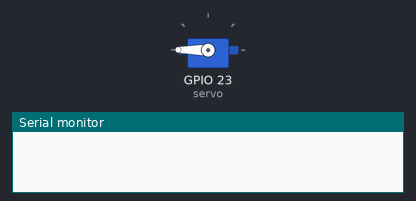
A sketch run on a simulated ESP32. Parts: servo, the last lines printed to the serial monitor.

Above: at 0.05 s.
At 3.0 s:
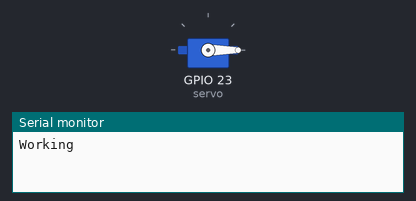
Timing chart, 0 to 6.9 s (numbered marks = the images above):
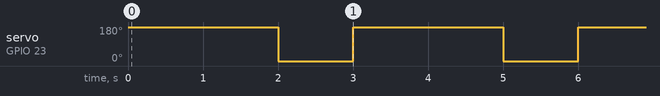

Measured:
- by itself, servo on GPIO 23 (servo): alternates 180° for 2.0 s and 0° for 1.0 s

The sketch:

Servo_Test_2.ino
```cpp
#include <ESP32Servo.h>

Servo servo;

void setup() {
  servo.attach(23);   // GPIO 23
  Serial.begin(9600);
}

void loop() {
  servo.write(180); // Spin one direction (max speed)
  delay(2000);      // 3 seconds
  servo.write(0); // Spin one direction (max speed)
  delay(1000);      // 3 seconds'
  Serial.println("Working");
}
```
